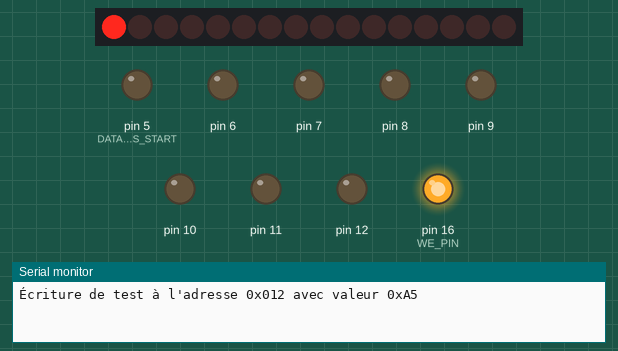
Bench run of a sketch on a simulated Arduino Uno, built with avr-gcc and run on an emulated ATmega328P. Parts: 16 shift-register outputs drawn as a row of LEDs (first output left, lit = HIGH), output pins drawn as LEDs (lit = HIGH), the last lines printed to the serial monitor. Wiring (inferred from the names in the program): 2 × shift register (74HC595): data pin 2; shift clock pin 3; latch pin 4. Wiring (inferred from the signals the program sends): row of LEDs: on Q0, Q1, Q2, Q3, Q4, Q5, Q6, Q7, Q8, Q9, Q10, Q11, Q12, Q13, Q14, Q15. Pins used as bus, display or sensor lines are not drawn.

Above: at 0.15 s.
At 0.75 s:
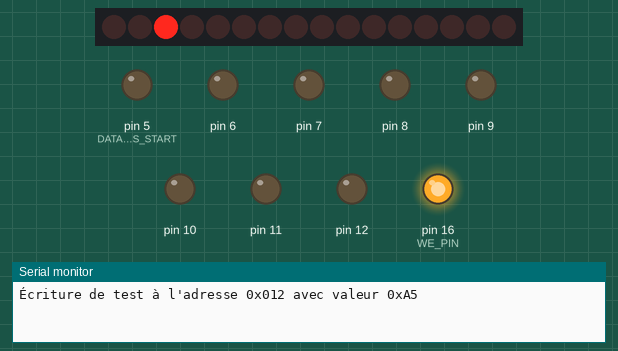
At 1.35 s:
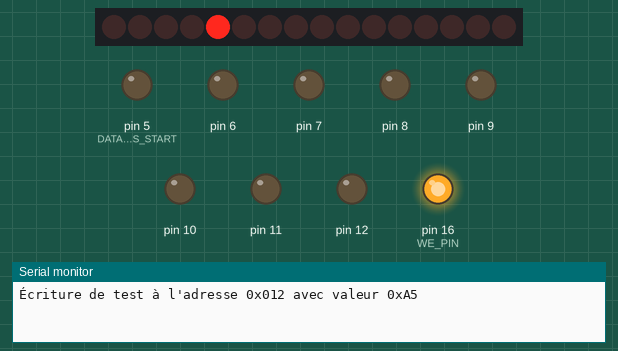
At 2.85 s:
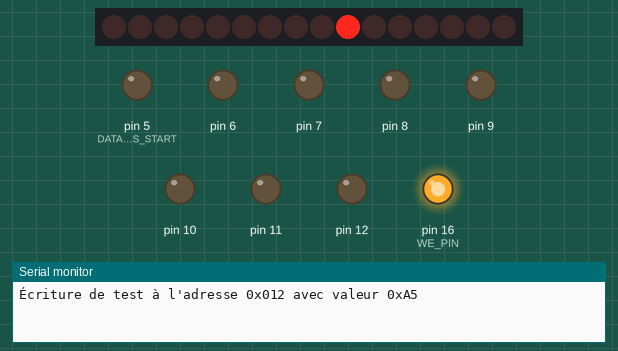
At 4.35 s:
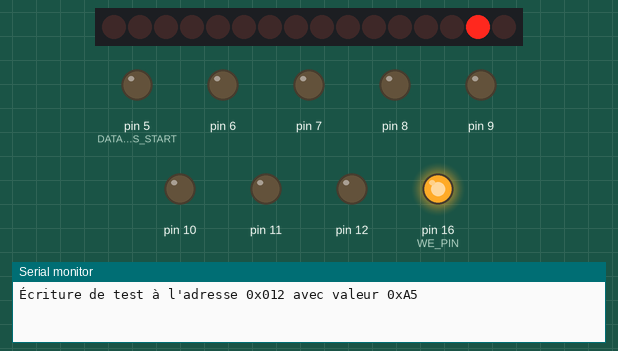
At 5.85 s:
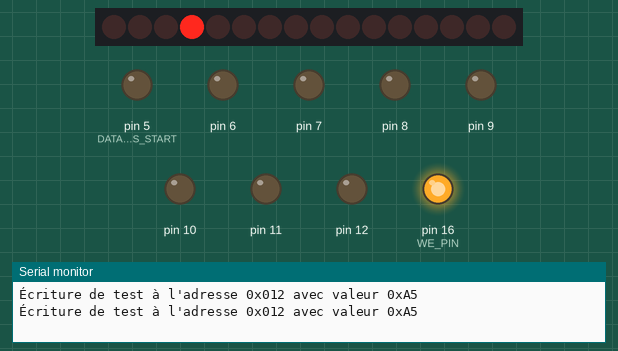
Timing chart, 0 to 6.2 s (numbered marks = the images above):
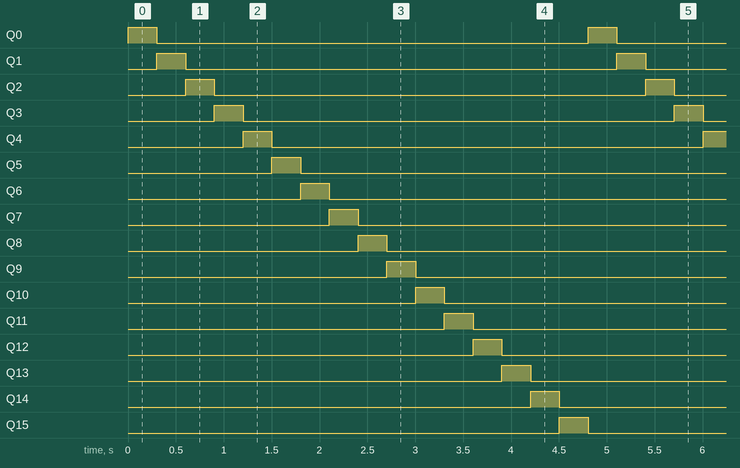

Measured:
- by itself, Q0–15: alternates HIGH for 0.30 s and LOW for 4.5 s
- by itself, everything shown: repeats every 4.8 s, in 16 steps

The sketch:

sketch_mar14a.ino
```cpp
// Définition des broches
#define DATA_PIN 2        // Broche pour l'envoi des données série vers le 74HC595
#define SHIFT_CLK 3       // Broche pour le Shift Clock (SHCP) du 74HC595
#define LATCH_CLK 4       // Broche pour le Latch Clock (STCP) du 74HC595
#define OU_PIN 15         // Broche Write Enable (WE) de l'EEPROM
#define WE_PIN 16         // Broche Write Enable (WE) de l'EEPROM
#define DATA_BUS_START 5  // Première broche du bus de données (D2 à D9)

void setup() {
  pinMode(DATA_PIN, OUTPUT);
  pinMode(SHIFT_CLK, OUTPUT);
  pinMode(LATCH_CLK, OUTPUT);
  pinMode(WE_PIN, OUTPUT);

  for (int i = 0; i < 8; i++) {
    pinMode(DATA_BUS_START + i, OUTPUT);
  }

  digitalWrite(WE_PIN, HIGH);  // Désactiver l'écriture par défaut
  Serial.begin(115200);


}

// Fonction pour envoyer une adresse 11 bits au 74HC595 avec shiftOut()
void setAddress(uint16_t address) {
  digitalWrite(LATCH_CLK, LOW);

  // Envoyer d'abord les 8 bits de poids fort
  shiftOut(DATA_PIN, SHIFT_CLK, MSBFIRST, (address >> 8) & 0xFF);

  // Ensuite les 3 bits de poids faible (dans un octet où seuls les 3 derniers bits sont utiles)
  shiftOut(DATA_PIN, SHIFT_CLK, MSBFIRST, (address & 0xFF));

  digitalWrite(LATCH_CLK, HIGH);  // Latch des données
}

// Fonction pour écrire un octet dans l'EEPROM
void writeEEPROM(uint16_t address, uint8_t data) {
  setAddress(address);

  // Mettre les données sur le bus
  for (int i = 0; i < 8; i++) {
    digitalWrite(DATA_BUS_START + i, (data >> i) & 0x01);
  }

  // Cycle d'écriture
  digitalWrite(WE_PIN, LOW);
  delayMicroseconds(1);  // Impulsion d'écriture
  digitalWrite(WE_PIN, HIGH);

  delay(5);  // Délai pour assurer la programmation
}

void loop() {
  Serial.println("Écriture de test à l'adresse 0x012 avec valeur 0xA5");
   for (uint16_t i = 0; i < 16; i++) {
    setAddress(1<<i);

    delay(300);
  }
}
```
